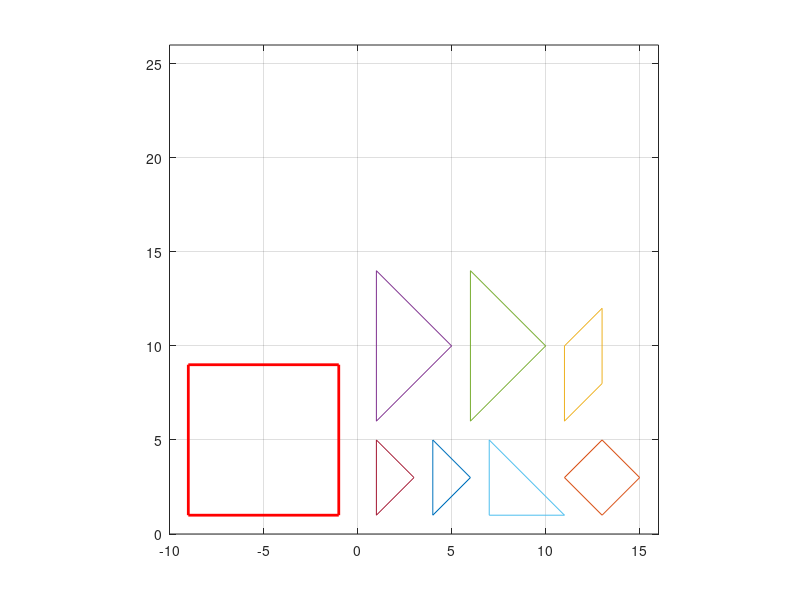

The MATLAB source for this figure:
% hold off
g=[-1 -9 -9 -1 -1;1 1 9 9 1]; % grid
sq=[13 15 13 11 13;1 3 5 3 1;1 1 1 1 1]; % square
p=[11 13 13 11 11;6 8 12 10 6;1 1 1 1 1]; % parallelogram
t4=[1 3 1 1;1 3 5 1;1 1 1 1];
t5=[4 6 4 4;1 3 5 1;1 1 1 1];
t3=[7 11 7 7;1 1 5 1;1 1 1 1]; % right triangle
t1=[1 5 1 1;6 10 14 6;1 1 1 1];
t2=[6 10 6 6;6 10 14 6;1 1 1 1];
G=plot(g(1,:),g(2,:),'Color','red','LineWidth',2);
hold on
Sq=plot(sq(1,:),sq(2,:));
P=plot(p(1,:),p(2,:));
T1=plot(t1(1,:),t1(2,:));
T2=plot(t2(1,:),t2(2,:));
T3=plot(t3(1,:),t3(2,:));
T4=plot(t4(1,:),t4(2,:));
T5=plot(t5(1,:),t5(2,:));
grid on
axis([-10 16 0 26]);
axis square
hold on

